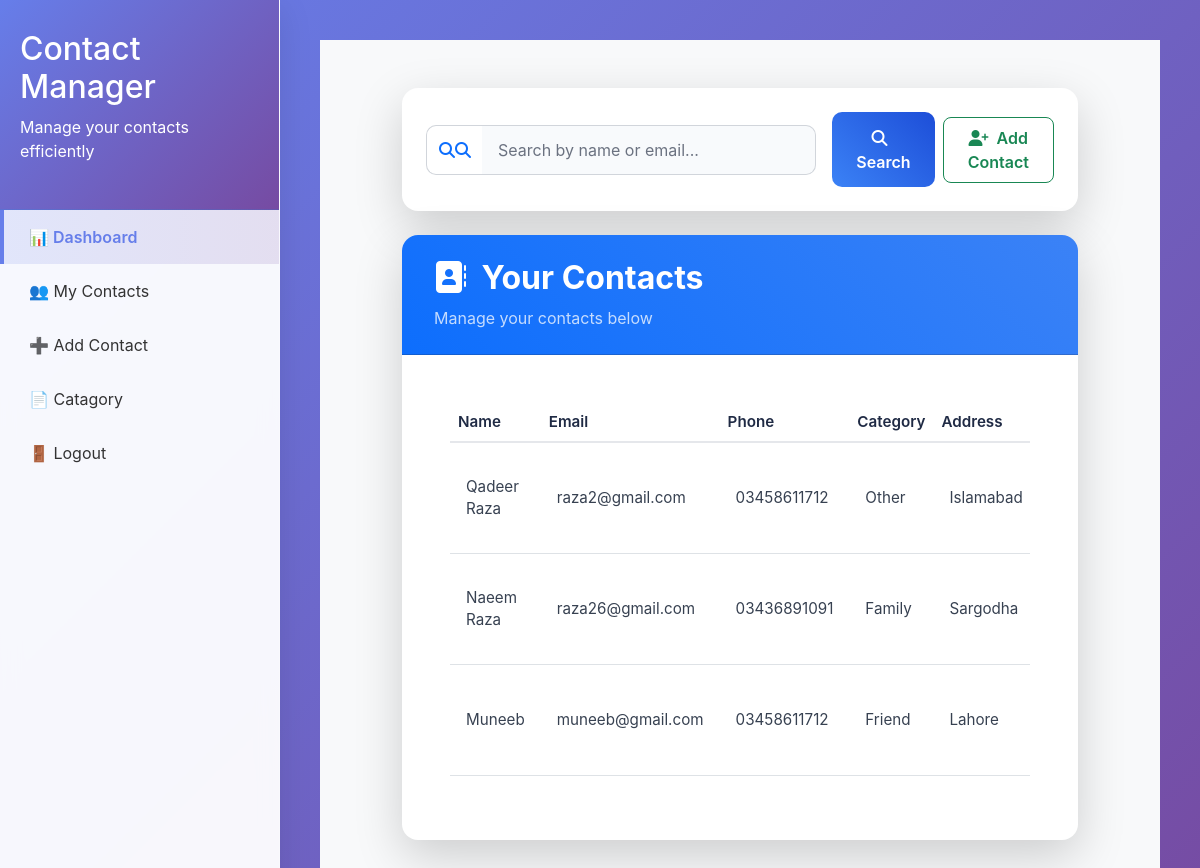
The page /contact/ (signed in) on the database its author committed.
### contact/models.py (models this page shows, shortened)
class Contact(models.Model):
    id= models.AutoField(primary_key=True)
    user= models.ForeignKey(User, on_delete=models.CASCADE, related_name='contacts', null=True, blank=True)
    name = models.CharField(max_length=100)
    email = models.EmailField()
    phone = models.CharField(max_length=15)
    Catagory = models.ForeignKey(Catagory, on_delete=models.CASCADE, related_name='contacts')
    address = models.TextField(blank=True, null=True)
    created_at = models.DateTimeField(auto_now_add=True)
    updated_at = models.DateTimeField(auto_now=True)

class Catagory(models.Model):
    id = models.AutoField(primary_key=True)
    user=models.ForeignKey(User, on_delete=models.CASCADE, related_name='categories', null=True, blank=True)
    name = models.CharField(max_length=50)
    def __str__(self):
        return self.name

### contact/views.py (the view)
# urls.py: path('contact/',views.myContact, name='contact'),
def myContact(request):
    if request.user.is_authenticated:
        query = request.GET.get('q')
        contacts = Contact.objects.filter(user=request.user)
        if query:
            contacts = contacts.filter(name__icontains=query) | contacts.filter(email__icontains=query)
        if request.method == "POST":
            contact_id = request.POST.get('contact_id')
            contact_to_delete = get_object_or_404(Contact, id=contact_id, user=request.user)
            contact_to_delete.delete()
            messages.success(request, f"Contact '{contact_to_delete.name}' deleted successfully.")
            return redirect('my_contacts')  # update with correct URL name
        return render(request, 'contact/contact.html', {'contacts': contacts})
    return render(request, 'contact/contact.html')

### contact/templates/contact/contact.html (shortened to what this page needs)
{% extends 'core/base.html' %}
{% block body %}
<div class="container-fluid py-5 bg-light">
    {% if request.user.is_authenticated %}
        <div class="row justify-content-center">
            <div class="col-lg-10 col-md-12">
                <div class="card shadow-lg border-0 rounded-4 mb-4">
                    <div class="card-body p-4">
                        <form method="get" action="" class="d-flex align-items-center">
                            <div class="input-group">
                                <span class="input-group-text bg-white border-end-0">
                                    <i class="fas fa-search text-primary">🔍</i>
                                </span>
                                <input type="text" name="q" class="form-control border-start-0" placeholder="Search by name or email..." value="{{ request.GET.q }}">
                            </div>
                            <button type="submit" class="btn btn-primary ms-3">
                                <i class="fas fa-search me-2"></i>Search
                            </button>
                            <a href="{% url 'add_contact' %}" class="btn btn-outline-success ms-2">
                                <i class="fas fa-user-plus me-2"></i>Add Contact
                            </a>
                        </form>
                    </div>
                </div>
                {% if contacts %}
                    <div class="card shadow-lg border-0 rounded-4">
                        <div class="card-header bg-gradient-primary text-white py-4 rounded-top-4">
                            <h2 class="mb-0 fw-bold">
                                <i class="fas fa-address-book me-2"></i>
                                Your Contacts
                            </h2>
                            <p class="mb-0 mt-2 opacity-75">Manage your contacts below</p>
                        </div>
                        <div class="card-body p-5">
                            <div class="table-responsive">
                                <table class="table table-hover">
                                    <thead>
                                        <tr>
                                            <th scope="col">Name</th>
                                            <th scope="col">Email</th>
                                            <th scope="col">Phone</th>
                                            <th scope="col">Category</th>
                                            <th scope="col">Address</th>
                                        </tr>
                                    </thead>
                                    <tbody>
                                        {% for contact in contacts %}
                                            <tr>
                                                <td>{{ contact.name }}</td>
                                                <td>{{ contact.email }}</td>
                                                <td>{{ contact.phone }}</td>
                                                <td>{{ contact.Catagory }}</td>
                                                <td>{{ contact.address|default:"N/A" }}</td>
                                            </tr>
                                        {% endfor %}
                                    </tbody>
                                </table>
                            </div>
                        </div>
                    </div>
                {% endif %}
            </div>
        </div>
    {% endif %}
</div>
{% endblock body %}

### core/templates/core/base.html (style rules this page uses)
* { margin: 0; padding: 0; box-sizing: border-box; }
body { font-family: 'Segoe UI', Tahoma, Geneva, Verdana, sans-serif; background: linear-gradient(135deg, #667eea 0%, #764ba2 100%); min-height: 100vh; }

### contact/templates/contact/contact.html (style rules this page uses)
body { background-color: #f5f7fa; font-family: 'Inter', -apple-system, BlinkMacSystemFont, 'Segoe UI', Roboto, Oxygen, Ubuntu, Cantarell, sans-serif; }
.container-fluid { max-width: 1400px; margin: 0 auto; }
.card { border-radius: 12px; transition: transform 0.3s ease, box-shadow 0.3s ease; background: #ffffff; }
.card-header.bg-gradient-primary { background: linear-gradient(45deg, #0d6efd, #3b82f6); border-radius: 12px 12px 0 0; padding: 2rem; }
.form-control { border-radius: 10px; border: 1px solid #d1d5db; padding: 0.75rem 1rem; font-size: 1rem; transition: all 0.2s ease; background: #f8fafc; }
.input-group-text { border-radius: 10px 0 0 10px; border: 1px solid #d1d5db; background: #f8fafc; }
.table { font-size: 0.95rem; }
.table th { font-weight: 600; color: #1f2a44; border-bottom: 2px solid #e5e7eb; }
.table td { vertical-align: middle; padding: 1rem; color: #374151; }
.btn-primary { background: linear-gradient(45deg, #3b82f6, #1d4ed8); border: none; border-radius: 10px; padding: 0.85rem 1.5rem; font-weight: 600; transition: all 0.3s ease; }
.btn-outline-primary, .btn-outline-success, .btn-outline-danger { border-radius: 8px; padding: 0.5rem 1rem; font-weight: 600; transition: all 0.3s ease; }
.form-control::placeholder { color: #6b7280; opacity: 1; }

### rows shown on the page
Contact: name "Qadeer Raza", email "raza2@gmail.com", phone "03458611712", Catagory "Other", address "Islamabad"
Contact: name "Naeem Raza", email "raza26@gmail.com", phone "03436891091", Catagory "Family", address "Sargodha"
Contact: name "Muneeb", email "muneeb@gmail.com", phone "03458611712", Catagory "Friend", address "Lahore"
